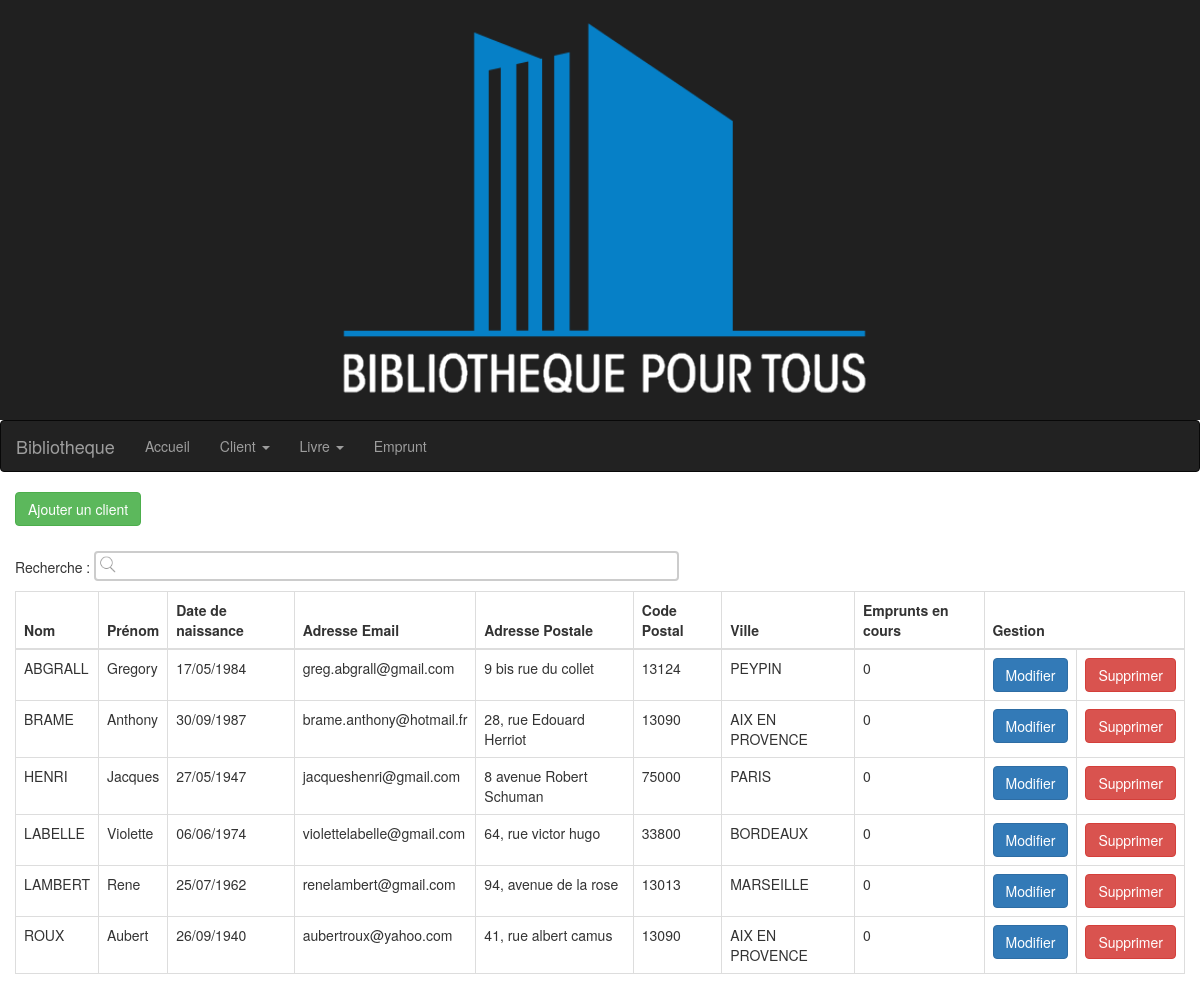
Page /html/gestionClient.php on the committed database.
### tables this page shows
CREATE TABLE IF NOT EXISTS `client` (
  `idClient` int(11) NOT NULL AUTO_INCREMENT,
  `nom` varchar(30) NOT NULL,
  `prenom` varchar(30) NOT NULL,
  `dateDeNaissance` date NOT NULL,
  `email` varchar(30) NOT NULL,
  `adresse` varchar(50) NOT NULL,
  `codePostal` int(5) UNSIGNED ZEROFILL NOT NULL,
  `ville` varchar(30) NOT NULL,
  PRIMARY KEY (`idClient`),
  UNIQUE KEY `email` (`email`)
);

### entities/client/clientManager.php (called while the page is built, shortened)
<?php
require 'client.php';
class ClientManager
{
  private $_db;
  public function getList()
  {
    $clients = [];
    $q = $this->_db->prepare('SELECT idClient, nom, prenom, dateDeNaissance, email, adresse,
                              codePostal, ville FROM client ORDER BY nom ASC');
    $q->execute();
    while ($donnees = $q->fetch(PDO::FETCH_ASSOC))
    {
      $clients[] = new Client($donnees);
    }
    return $clients;
  }
  public function nbEmprunts(Client $client)
  {
    $q = $this->_db->prepare('SELECT nbreEmprunt(?)');
    $q->execute(array($client->idClient()));
    $nbEmprunts = $q->fetchAll();
    return $nbEmprunts[0][0];
  }
  public function setDb(PDO $db)
  {
    $this->_db = $db;
  }
}

### entities/client/client.php (called while the page is built, shortened)
<?php
class Client
{
    private $_idClient;
    private $_nom;
    private $_prenom;
    private $_dateDeNaissance;
    private $_email;
    private $_adresse;
    private $_codePostal;
    private $_ville;
    public function hydrate(array $donnees)
    {
        foreach ($donnees as $key => $value)
        {
            $method = 'set'.ucfirst($key);
        }
    }
    public function idClient()
    {
        return $this->_idClient;
    }
    public function nom()
    {
        return $this->_nom;
    }
    public function prenom()
    {
        return $this->_prenom;
    }
    public function dateDeNaissance()
    {
        return $this->_dateDeNaissance;
    }
    public function email()
    {
        return $this->_email;
    }
    public function adresse()
    {
        return $this->_adresse;
    }
    public function codePostal()
    {
        return $this->_codePostal;
    }
    public function ville()
    {
        return $this->_ville;
    }
    public function setIdClient($idClient)
    {
        $idClient = (int) $idClient;
        if ($idClient > 0)
        {
            $this->_idClient = $idClient;
        }
        else
        {
            echo '<script>alert("Erreur avec ce client");</script>';
        }
    }
    public function setNom($nom)
    {
        $regex = "/^[A-Z' ]+$/";
        if (is_string($nom) && preg_match($regex, $nom))
        {
            $this->_nom = $nom;
        }
        else
        {
            echo '<script>alert("Erreur avec ce client");</script>';
        }
    }
    public function setPrenom($prenom)
    {
        $regex = "/^[A-Z]{1}[a-zàáâäçèéêëìíîïñòóôöùúûü']+([-]{1}[A-Z]{1}[a-zàáâäçèéêëìíîïñòóôöùúûü']+)?$/";
        if(preg_match($regex, $prenom))
        {
            $this->_prenom = $prenom;
        }
        else
        {
            echo '<script>alert("Erreur avec ce client");</script>';
        }
    }
    public function setDateDeNaissance($dateDeNaissance)
    {
        $regex = "/(1[0-9][0-9][0-9]|20[0-9][0-9])(\-)(0[1-9]|1[0-2])(\-)(0[1-9]|[1-2][0-9]|30|31)/";
        if(!empty($dateDeNaissance) && preg_match($regex, $dateDeNaissance))
        {
            $this->_dateDeNaissance = $dateDeNaissance;
        }
        else
        {
            echo '<script>alert("Erreur avec ce client");</script>';
        }
    }
    public function setEmail($email)
    {
        if(filter_var($email,FILTER_VALIDATE_EMAIL))
        {
            $this->_email = $email;
        }
        else
        {
            echo '<script>alert("Erreur avec ce client");</script>';
        }
    }
    public function setAdresse($adresse)
    {
        if(!empty($adresse))
        {
            $this->_adresse = $adresse;
        }
        else
        {
            echo '<script>alert("Erreur avec ce client");</script>';
        }
    }
    public function setCodePostal($codePostal)
    {
        $codePostal = (int)$codePostal;
        $regex = "/^[0-9]{5}$/";
        if(preg_match($regex, $codePostal))
        {
            $this->_codePostal = $codePostal;
        }
        else
        {
            echo '<script>alert("Erreur avec ce client");</script>';
        }
    }
    public function setVille($ville)
    {
        $regex = "/^[A-Z- ']{3,}$/";
        if(preg_match($regex, $ville))
        {
            $this->_ville = $ville;
        }
        else
        {
            echo '<script>alert("Erreur avec ce client");</script>';
        }
    }
}

### html/gestionClient.php (the view, shortened to what this page needs)
<?php
require_once '../entities/client/clientManager.php';
include '../header.php';
$pdo = Database::connect();
$manager = new ClientManager($pdo);
?>
<link rel="stylesheet" href="../css/dialog.css" />
</head>
    <body>
        <div class="container">
        <div class="row">
            <a href="../html/creationClient.php" class="btn btn-success">Ajouter un client</a>
        </div><br/>
        <div class="row">
        <div class="table-responsive">
            <table id="listeClients" class="table table-hover table-bordered">
                <thead>
                    <th>Nom</th>
                    <th>Prénom</th>
                    <th>Date de naissance</th>
                    <th>Adresse Email</th>
                    <th>Adresse Postale</th>
                    <th>Code Postal</th>
                    <th>Ville</th>
                    <th>Emprunts en cours</th>
                    <th colspan="2">Gestion</th>
                </thead>
            <tbody>
<?php
$clients = $manager->getList();
if (empty($clients))
{
    echo '<script>alert("Aucun client répertorié");</script>';
}
else
{
  foreach ($clients as $unClient)
  {
    echo '<tr>';
    echo '<td>' . $unClient->nom() . '</td>';
    echo '<td>' . $unClient->prenom() . '</td>';
    echo '<td>' . date_format(date_create($unClient->dateDeNaissance()),"d/m/Y") . '</td>';
    echo '<td>' . $unClient->email() . '</td>';
    echo '<td>' . $unClient->adresse() . '</td>';
    echo '<td>' . $unClient->codePostal() . '</td>';
    echo '<td>' . $unClient->ville() . '</td>';
    echo '<td>' . $manager->nbEmprunts($unClient) .'</td>';
    echo '<td><button class="btn btn-primary" value="' . $unClient->idClient() . '">Modifier</button></td>';
    echo '<td><button class="btn btn-danger"  value="' . $unClient->idClient() . '">Supprimer</button></td>';
    echo '</tr>';
  }
}
?>
                </tbody>
            </table>
            </div>
        </div>
        </div>
    </body>
</html>

### rows in the picture
client: nom "ABGRALL", prenom "Gregory", dateDeNaissance "17/05/1984", email "greg.abgrall@gmail.com", adresse "9 bis rue du collet", codePostal "13124", ville "PEYPIN", nbEmprunts "0", $unClient->idClient() 1 (drawn)
client: nom "BRAME", prenom "Anthony", dateDeNaissance "30/09/1987", email "brame.anthony@hotmail.fr", adresse "28, rue Edouard Herriot", codePostal "13090", ville "AIX EN PROVENCE", nbEmprunts "0", $unClient->idClient() 2 (drawn)
client: nom "HENRI", prenom "Jacques", dateDeNaissance "27/05/1947", email "jacqueshenri@gmail.com", adresse "8 avenue Robert Schuman", codePostal "75000", ville "PARIS", nbEmprunts "0", $unClient->idClient() 3 (drawn)
client: nom "LABELLE", prenom "Violette", dateDeNaissance "06/06/1974", email "violettelabelle@gmail.com", adresse "64, rue victor hugo", codePostal "33800", ville "BORDEAUX", nbEmprunts "0", $unClient->idClient() 4 (drawn)
client: nom "LAMBERT", prenom "Rene", dateDeNaissance "25/07/1962", email "renelambert@gmail.com", adresse "94, avenue de la rose", codePostal "13013", ville "MARSEILLE", nbEmprunts "0", $unClient->idClient() 5 (drawn)
client: nom "ROUX", prenom "Aubert", dateDeNaissance "26/09/1940", email "aubertroux@yahoo.com", adresse "41, rue albert camus", codePostal "13090", ville "AIX EN PROVENCE", nbEmprunts "0", $unClient->idClient() 6 (drawn)
